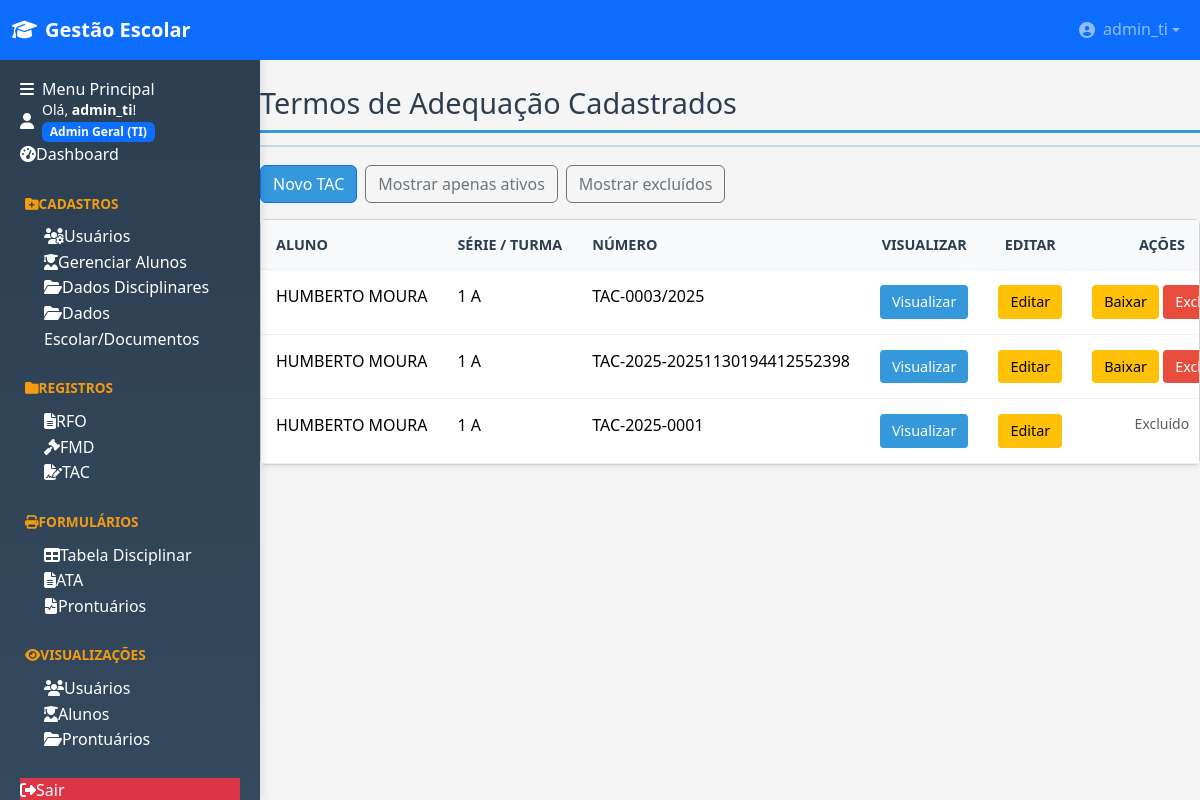
Page /visualizacoes/tac?show_baixados=1 (signed in) on the committed database.
### tables this page shows
CREATE TABLE usuarios (
                id INTEGER PRIMARY KEY AUTOINCREMENT,
                username TEXT NOT NULL UNIQUE,
                password TEXT NOT NULL,
                nivel INTEGER NOT NULL, -- 1: Admin Geral (TI), 2: Admin Secundário, 3: Usuário
                data_criacao TEXT DEFAULT CURRENT_TIMESTAMP
            , cargo TEXT DEFAULT '');

CREATE TABLE alunos (
                id INTEGER PRIMARY KEY AUTOINCREMENT,
                matricula TEXT NOT NULL UNIQUE,
                nome TEXT NOT NULL,
                serie TEXT,
                turma TEXT,
                turno TEXT,
                pai TEXT,
                mae TEXT,
                responsavel TEXT,
                email TEXT,
                rua TEXT,
                numero TEXT,
                complemento TEXT,
                bairro TEXT,
                cidade TEXT,
                estado TEXT,
                data_cadastro TEXT NOT NULL DEFAULT (datetime('now','localtime')), -- AGORA COM VALOR PADRÃO
                usuario_cadastro_id INTEGER,
                telefone TEXT, photo TEXT, -- A coluna telefone está aqui para compatibilidade com o código existente
                FOREIGN KEY (usuario_cadastro_id) REFERENCES usuarios(id)
            );

CREATE TABLE tacs (
        id INTEGER PRIMARY KEY AUTOINCREMENT,
        numero TEXT UNIQUE,
        aluno_id INTEGER,
        cabecalho_id INTEGER,
        escola_text TEXT,
        serie TEXT,
        turma TEXT,
        responsavel TEXT,
        diretor_nome TEXT,
        fato TEXT,
        prazo TEXT,
        created_at TEXT,
        updated_at TEXT,
        deleted INTEGER DEFAULT 0,
        FOREIGN KEY (aluno_id) REFERENCES alunos(id) ON DELETE SET NULL,
        FOREIGN KEY (cabecalho_id) REFERENCES cabecalhos(id) ON DELETE SET NULL
    );

### blueprints/visualizacoes.py (the view)
@visualizacoes_bp.route('/tac')
@login_required
def tac_command():
    db = get_db()
    show_deleted = request.args.get('show_deleted') == '1'
    show_baixados = request.args.get('show_baixados') == '1' and is_admin()
    try:
        if show_deleted:
            rows = db.execute("SELECT * FROM tacs ORDER BY created_at DESC").fetchall()
        else:
            try:
                if show_baixados:
                    rows = db.execute("SELECT * FROM tacs ORDER BY created_at DESC").fetchall()
                else:
                    rows = db.execute("SELECT * FROM tacs WHERE COALESCE(baixa,0)=0 AND deleted=0 ORDER BY created_at DESC").fetchall()
            except sqlite3.OperationalError:
                rows = db.execute("SELECT * FROM tacs WHERE deleted = 0 ORDER BY created_at DESC").fetchall()
        tacs = []
        for r in rows:
            try:
                t = dict(r)
            except Exception:
                t = r
            t['aluno_nome'] = None
            t['serie_turma'] = None
            if t.get('aluno_id'):
                a = db.execute("SELECT nome, serie, turma FROM alunos WHERE id = ?", (t['aluno_id'],)).fetchone()
                if a:
                    try:
                        t['aluno_nome'] = a['nome']
                    except Exception:
                        t['aluno_nome'] = None
                    try:
                        serie_val = a['serie'] if 'serie' in a.keys() else None
                        turma_val = a['turma'] if 'turma' in a.keys() else None
                        t['serie_turma'] = f"{serie_val or ''} {turma_val or ''}".strip()
                    except Exception:
                        t['serie_turma'] = None
            if not t.get('aluno_nome'):
                t['aluno_nome'] = t.get('escola_text') or '-'
            tacs.append(t)
        return render_template('visualizacoes/listar_tacs.html', tacs=tacs, show_deleted=show_deleted, show_baixados=show_baixados, is_admin=is_admin())
    except Exception:
        current_app.logger.exception("Erro ao listar TACS em visualizacoes/tac")
        return render_template('visualizacoes/listar_tacs.html', tacs=[], show_deleted=show_deleted, show_baixados=show_baixados, is_admin=is_admin())

### templates/visualizacoes/listar_tacs.html (shortened to what this page needs)
{% extends 'base.html' %}
{% block content %}
<h2>Termos de Adequação Cadastrados</h2>
<hr style="border-top:2px solid #2b8cc4; margin-top:-8px; margin-bottom:18px;">
<div class="d-flex mb-3">
  <a href="{{ url_for('formularios_tac_bp.tac_novo') }}" class="btn btn-primary me-2">Novo TAC</a>
  {% if is_admin %}
    {% if show_baixados %}
      <a href="{{ url_for('visualizacoes_bp.tac_command') }}" class="btn btn-outline-secondary me-2">Mostrar apenas ativos</a>
    {% else %}
      <a href="{{ url_for('visualizacoes_bp.tac_command', show_baixados=1) }}" class="btn btn-outline-secondary me-2">Mostrar também baixados</a>
    {% endif %}
  {% endif %}
  {% if show_deleted %}
    <a href="{{ url_for('visualizacoes_bp.tac_command') }}" class="btn btn-outline-secondary">Mostrar ativos</a>
  {% else %}
    <a href="{{ url_for('visualizacoes_bp.tac_command') }}?show_deleted=1" class="btn btn-outline-secondary">Mostrar excluídos</a>
  {% endif %}
</div>
<div class="card shadow-sm">
  <div class="table-responsive">
    <table class="table mb-0">
      <thead class="table-light">
        <tr>
          <th>ALUNO</th>
          <th>SÉRIE / TURMA</th>
          <th>NÚMERO</th>
          <th style="width:140px;text-align:center;">VISUALIZAR</th>
          <th style="width:140px;text-align:center;">EDITAR</th>
          <th style="width:160px;text-align:center;">AÇÕES</th>
        </tr>
      </thead>
      <tbody>
        {% if tacs %}
          {% for t in tacs %}
            <tr class="{% if t.get('baixa') %}table-secondary{% elif t.deleted %}text-muted bg-light{% endif %}">
              <td>{{ t.aluno_nome or '-' }}</td>
              <td>{{ t.serie_turma or '-' }}</td>
              <td>{{ t.numero or '-' }}</td>
              <td style="text-align:center;">
                <a href="{{ url_for('formularios_tac_bp.tac_visualizar', id=t.id) }}" class="btn btn-sm btn-primary">Visualizar</a>
              </td>
              <td style="text-align:center;">
                <a href="{{ url_for('formularios_tac_bp.tac_editar', id=t.id) }}" class="btn btn-sm btn-warning">Editar</a>
              </td>
              <td style="text-align:center;">
                {% if not t.deleted %}
                  {% if is_admin %}
                    {% if not t.get('baixa') %}
                      <form method="post" action="{{ url_for('visualizacoes_bp.baixar_tac', id=t.id) }}" onsubmit="return confirm('Confirmar baixar este TAC?');" style="display:inline;">
                        <button type="submit" class="btn btn-sm btn-warning">Baixar</button>
                      </form>
                    {% else %}
                      <form method="post" action="{{ url_for('visualizacoes_bp.reativar_tac', id=t.id) }}" style="display:inline;">
                        <button type="submit" class="btn btn-sm btn-success">Reativar</button>
                      </form>
                    {% endif %}
                  {% endif %}
                  <form method="post" action="{{ url_for('formularios_tac_bp.tac_excluir', id=t.id) }}" onsubmit="return confirm('Confirma exclusão deste TAC?');" style="display:inline;">
                    <button type="submit" class="btn btn-sm btn-danger">Excluir</button>
                  </form>
                {% else %}
                  <span class="text-muted small">Excluído</span>
                {% endif %}
              </td>
            </tr>
          {% endfor %}
        {% else %}
          <tr>
            <td colspan="6"><em>Nenhum TAC encontrado.</em></td>
          </tr>
        {% endif %}
      </tbody>
    </table>
  </div>
</div>
{% endblock %}

### templates/base.html (shortened to what this page needs)
﻿<!DOCTYPE html>
<html lang="pt-br">
<head>
    <link href="https://cdn.jsdelivr.net/npm/bootstrap@5.3.2/dist/css/bootstrap.min.css" rel="stylesheet">
    <link rel="stylesheet" href="https://cdnjs.cloudflare.com/ajax/libs/font-awesome/6.4.0/css/all.min.css">
    <link rel="stylesheet" href="{{ url_for('static', filename='style.css') }}?v={{ range(1, 10000) | random }}">
</head>
<body>
    {% if not request.args.get('iframe') %}
    <nav class="navbar navbar-expand-lg navbar-dark fixed-top bg-primary">
        <div class="container-fluid">
            <a class="navbar-brand d-flex align-items-center" href="{{ url_for('dashboard') }}">
                <i class="fas fa-graduation-cap me-2"></i>
                <span class="fw-bold">Gestão Escolar</span>
            </a>
            {% if session.get('logged_in') %}
            <div class="navbar-nav ms-auto">
                <div class="nav-item dropdown">
                    <a class="nav-link dropdown-toggle d-flex align-items-center" href="#" role="button" data-bs-toggle="dropdown">
                        <i class="fas fa-user-circle me-2"></i>
                        <span>{{ session.get('username') }}</span>
                    </a>
                </div>
            </div>
            {% endif %}
        </div>
    </nav>
    {% endif %}
    {% if not request.args.get('iframe') %}
    <div class="sidebar" id="sidebar">
        <div class="sidebar-header">
            <h6 class="mb-0"><i class="fas fa-bars me-2"></i>Menu Principal</h6>
        </div>
        <div class="sidebar-body p-0">
            {% if session.get('logged_in') %}
                <div class="user-greeting">
                    <div class="d-flex align-items-center">
                        <i class="fas fa-user me-2"></i>
                        <div>
                            <small>Olá, <span class="username fw-bold">{{ session.get('username') }}</span>!</small><br>
                            <span class="badge bg-primary">{{ session.get('nivel_nome') }}</span>
                        </div>
                    </div>
                </div>
                <div class="menu-section">
                    <a href="{{ url_for('dashboard') }}" class="nav-link {% if request.endpoint == 'dashboard' %}active{% endif %}">
                        <i class="fas fa-tachometer-alt"></i><span>Dashboard</span>
                    </a>
                </div>
                {% if session.get('nivel') in [1, 2] %}
                <div class="menu-section">
                    <div class="nav-link menu-title"><i class="fas fa-folder-plus"></i><span>Cadastros</span></div>
                    {% if session.get('nivel') == 1 %}
                    <a href="{{ url_for('auth_bp.gerenciar_usuarios') }}" class="nav-link ps-4">
                        <i class="fas fa-users-cog"></i><span>Usuários</span>
                    </a>
                    {% endif %}
                    <a href="{{ url_for('alunos_bp.gerenciar_alunos') }}" class="nav-link ps-4 {% if request.endpoint == 'alunos_bp.gerenciar_alunos' %}active{% endif %}">
                        <i class="fas fa-user-graduate"></i><span>Gerenciar Alunos</span>
                    </a>
                    <a href="{{ url_for('cadastros_bp.dados_disciplinares') }}" class="nav-link ps-4 ">
                        <i class="fas fa-folder-open"></i><span>Dados Disciplinares</span>
                    </a>
                    <a href="{{ url_for('cadastros_bp.dados_documentos') }}" class="nav-link ps-4 ">
                        <i class="fas fa-folder-open"></i><span>Dados Escolar/Documentos</span>
                    </a>
                </div>
                {% endif %}
                <div class="menu-section">
                    <div class="nav-link menu-title"><i class="fas fa-folder"></i><span>Registros</span></div>
                    <a href="{{ url_for('cadastros_bp.registros_rfo') }}" class="nav-link ps-4 ">
                        <i class="fas fa-file-alt"></i><span>RFO</span>
                    </a>
                    <a href="{{ url_for('cadastros_bp.registros_fmd') }}" class="nav-link ps-4 {% if request.endpoint in ['cadastros_bp.registros_fmd','disciplinar_bp.registrar_fmd','visualizacoes_bp.listar_fmds'] %}active{% endif %}">
                        <i class="fas fa-gavel"></i><span>FMD</span>
                    </a>
                    <a href="{{ url_for('cadastros_bp.registros_tac') }}" class="nav-link ps-4 {% if request.endpoint in ['cadastros_bp.registros_tac','formularios_bp.novo_tac','formularios_bp.listar_tacs'] %}active{% endif %}">
                        <i class="fas fa-file-signature"></i><span>TAC</span>
                    </a>
                </div>
                {% if session.get('nivel') in [1, 2] %}
                <div class="menu-section">
                    <div class="nav-link menu-title"><i class="fas fa-print"></i><span>Formulários</span></div>
                    <a href="{{ url_for('formularios_bp.tabela_disciplinar') }}" class="nav-link ps-4">
            <a href="{{ url_for('formularios_bp.tabela_disciplinar') }}" class="nav-link ps-4">
                <i class="fas fa-table"></i><span>Tabela Disciplinar</span>
            </a>
            <a href="{{ url_for('formularios_ata_bp.list_atas') }}" class="nav-link ps-4">
                <i class="fas fa-file-alt"></i><span>ATA</span>
            </a>
                    <a href="{{ url_for('formularios_prontuario.listar_prontuarios') }}" class="nav-link ps-4">
                        <i class="fas fa-file-medical-alt"></i><span>Prontuários</span>
                    </a>
                </div>
                {% endif %}
                <div class="menu-section">
                    <div class="nav-link menu-title"><i class="fas fa-eye"></i><span>Visualizações</span></div>
                    {% if session.get('nivel') in [1, 2] %}
                    <a href="{{ url_for('visualizacoes_bp.listar_usuarios') }}" class="nav-link ps-4">
                        <i class="fas fa-users"></i><span>Usuários</span>
                    </a>
                    {% endif %}
                    <a href="{{ url_for('visualizacoes_bp.listar_alunos') }}" class="nav-link ps-4">
                        <i class="fas fa-user-graduate"></i><span>Alunos</span>
                    </a>
                    {% if session.get('nivel') in [1, 2] %}
                    <a href="{{ url_for('formularios_prontuario.listar_prontuarios') }}" class="nav-link ps-4">
                        <i class="fas fa-folder-open"></i><span>Prontuários</span>
                    </a>
                    {% endif %}
                </div>
                <div class="menu-section mt-auto">
                    <a href="{{ url_for('auth_bp.logout') }}" class="nav-link bg-danger">
                        <i class="fas fa-sign-out-alt"></i><span>Sair</span>
                    </a>
                </div>
            {% endif %}
        </div>
    </div>
    {% endif %}
    <main class="main-content">
        {% block content %}{% endblock %}
    </main>
</body>
</html>

### rows in the picture
usuarios: get "admin_ti"
alunos: nome "HUMBERTO MOURA" "HUMBERTO MOURA" "HUMBERTO MOURA"
tacs: numero "TAC-0003/2025"
tacs: numero "TAC-2025-20251130194412552398"
tacs: numero "TAC-2025-0001"

### other values in the picture
{{ session.get('nivel_nome') }} "Admin Geral (TI)"
{{ t.serie_turma or '-' }} "1 A" "1 A" "1 A"
